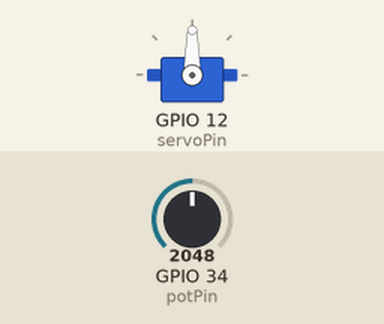
The sketch below on a simulated ESP32. Shown: servo. The test bench sets the inputs (shaded band); at power-on: GPIO 34 (potPin) = 2048.

Above: at 1.2 s.
1.3 s: GPIO 34 (potPin) set to 2866
At 1.6 s:
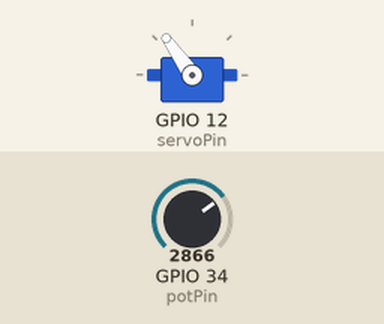
2.8 s: GPIO 34 (potPin) set to 3603
At 3.9 s:
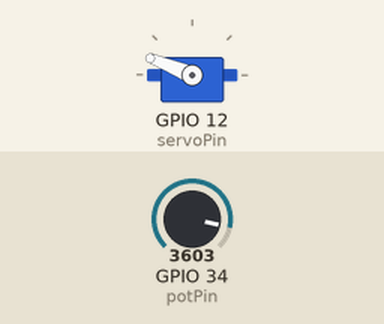
4.3 s: GPIO 34 (potPin) set to 4095
At 5.1 s:
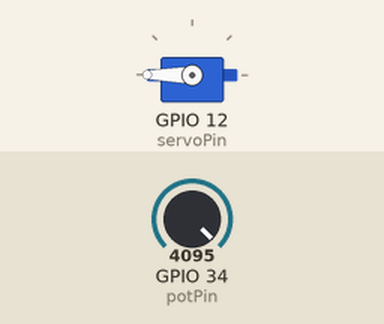
5.8 s: GPIO 34 (potPin) set to 1228
At 6.2 s:
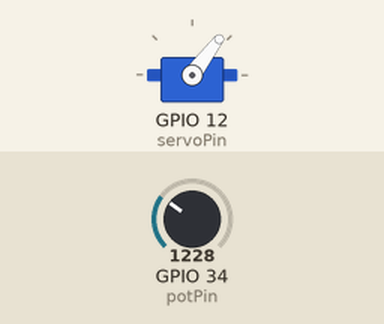
7.3 s: GPIO 34 (potPin) set to 491
At 8.6 s:
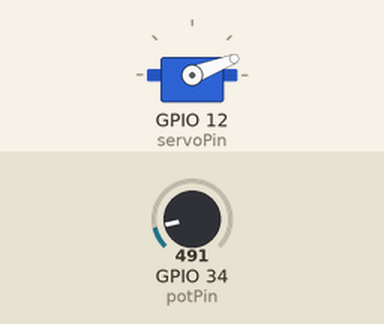
Timing chart, 0 to 9.8 s (numbered marks = the images above; inputs shaded):
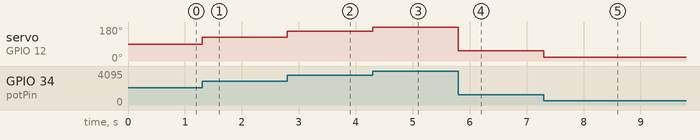

Measured:
- after the input at 1.3 s, servo on GPIO 12 (servoPin): 90° → 125° at once
- after the input at 2.8 s, servo on GPIO 12 (servoPin): 125° → 158° at once
- after the input at 4.3 s, servo on GPIO 12 (servoPin): 158° → 180° at once
- after the input at 5.8 s, servo on GPIO 12 (servoPin): 180° → 53° at once
- after the input at 7.3 s, servo on GPIO 12 (servoPin): 53° → 21° at once

The sketch:

servo-with-pot.ino
```cpp
#include <ESP32Servo.h>

Servo Servo1;
int servoPin = 12;
int potPin = 34;

void setup() {
  Servo1.attach(servoPin);
}

void loop() {
  int reading = analogRead(potPin);
  int angle = map(reading, 0, 4095, 0, 180);
  Servo1.write(angle);
}
```
